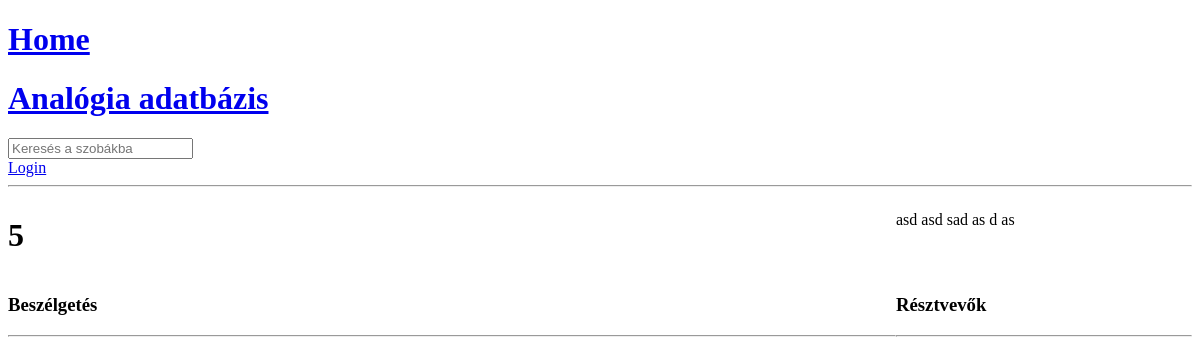
The app's page /room/11/, older data.
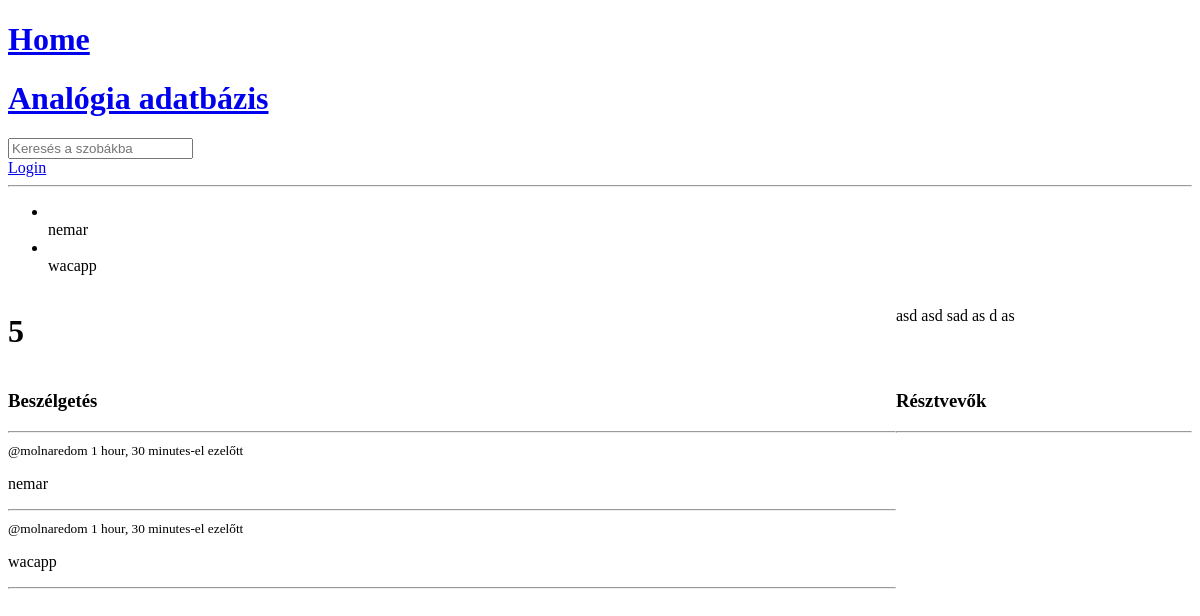
The same page, newer data.
### base/models.py (models this page shows, shortened)
class Room(models.Model):
    host = models.ForeignKey(User, on_delete=models.SET_NULL, null=True)
    topic = models.ForeignKey(Topic, on_delete=models.SET_NULL, null=True)
    name = models.CharField(max_length=200)
    discription = models.TextField(null=True, blank=True)# null - can be blank
    participants = models.ManyToManyField(User, related_name='participants', blank=True)
    updated = models.DateTimeField(auto_now=True)# tobbszor is lefut
    created = models.DateTimeField(auto_now_add=True) # ez csak egyszer fut le amikor belepsz eloszor a zsobaba
    class Meta:
        ordering = ['-updated', "-created"]

class Message(models.Model):
    user = models.ForeignKey(User, on_delete=models.CASCADE) # one to many relationshiy, one user can have multiple messages
    room = models.ForeignKey(Room, on_delete=models.CASCADE)# many to one relationship
    body = models.TextField()
    updated = models.DateTimeField(auto_now=True)  # tobbszor is lefut
    created = models.DateTimeField(auto_now_add=True)  # ez csak egyszer fut le amikor belepsz eloszor a zsobaba
    class Meta:
        ordering = ['-updated', '-created']
    def __str__(self):
        return self.body[0:50] # az elso 50 karakteret jelenitjuk meg az uzenetnek

### base/views.py (the view, shortened to what this page needs)
# urls.py: path("room/<str:pk>/", views.room, name="room"),
def room(request, pk):
    room = Room.objects.get(id=pk)
    room_messages = room.message_set.all().order_by('-created') # give us a set of messages that are related specific rooms
    participants = room.participants.all()
    print(len(room_messages))
    context = {"room": room, "messages": room_messages, 'participants': participants}
    return render(request, "base/room.html",context)

### base/templates/base/room.html (shortened to what this page needs)
{% extends 'main.html' %}
{% block content %}
<div class="room-container">
    <h1>{{room.name}}</h1>
    <p>{{room.discription}}</p>
    <div class="comment-wrapper">
        <h3>Beszélgetés</h3>
        <hr>
        {% for message in messages %}
        <div>
            <small>@{{message.user}} {{message.created|timesince}}-el ezelőtt </small>
            <p> {{message.body}}</p>
            <hr>
        </div>
        {% endfor %}
    </div>
    <div>
        <h3>Résztvevők</h3>
        <hr>
    </div>
</div>
{% endblock content %}

### templates/main.html (shortened to what this page needs)
<!DOCTYPE html>
<html lang="en">
<head>
</head>
<body>
{% include 'navbar.html' %}
{% if messages %}
<ul class="messages">
    {% for message in messages %}
    <li></li>{{ message }}</li>
    {% endfor %}
</ul>
{% endif %}
{% block content %}
{% endblock %}
</body>
</html>

### templates/navbar.html
<a href="/">
    <h1>Home</h1>
</a>
<a href="{% url 'analogia_adatbazis' %}">
    <h1>Analógia adatbázis</h1>
</a>
<form method="GET" action="{% url 'home' %}">
    <input type="text" name="q" placeholder="Keresés a szobákba">
</form>
{% if request.user.is_authenticated %}
<p>Helló {{request.user}}!</p>
<a href="{% url 'logout' %}">Logout</a>
{% else %}
<a href="{% url 'login' %}">Login</a>
{% endif %}
<hr>

### base/templates/base/room.html (style rules this page uses)
.room-container { display: grid; grid-template-columns: 3fr 1fr; }

Row changes from the older to the newer data that the page shows:
added Message: body "nemar", user "molnaredom", created "1 hour, 30 minutes"
added Message: body "wacapp", user "molnaredom", created "1 hour, 30 minutes"
